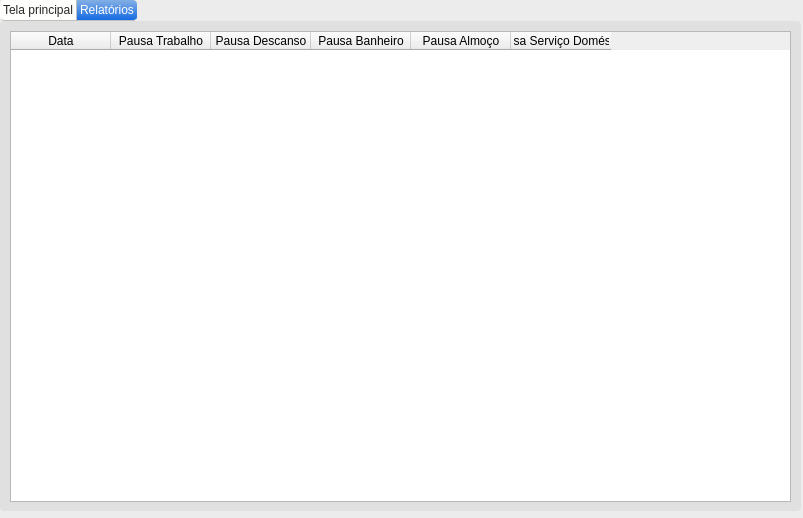
<?xml version="1.0" encoding="UTF-8"?>
<ui version="4.0">
 <class>MainWindow</class>
 <widget class="QMainWindow" name="MainWindow">
  <property name="geometry">
   <rect>
    <x>0</x>
    <y>0</y>
    <width>803</width>
    <height>518</height>
   </rect>
  </property>
  <property name="windowTitle">
   <string>Sistema de Ponto</string>
  </property>
  <property name="styleSheet">
   <string notr="true">/*
 * MacOS Style Sheet for QT Applications
 * Author: Jaime A. Quiroga P.
 * Company: GTRONICK
 * Last updated: 25/12/2020, 23:10.
 * Available at: https://github.com/GTRONICK/QSS/blob/master/MacOS.qss
 */
QMainWindow {
    background-color:#ececec;
}
QPushButton, QToolButton, QCommandLinkButton{
    padding: 0 5px 0 5px;
    border-style: solid;
    border-top-color: qlineargradient(spread:pad, x1:0, y1:0, x2:0, y2:1, stop:0 #c1c9cf, stop:1 #d2d8dd);
    border-right-color: qlineargradient(spread:pad, x1:1, y1:0, x2:0, y2:0, stop:0 #c1c9cf, stop:1 #d2d8dd);
    border-bottom-color: qlineargradient(spread:pad, x1:0, y1:1, x2:0, y2:0, stop:0 #c1c9cf, stop:1 #d2d8dd);
    border-left-color: qlineargradient(spread:pad, x1:0, y1:0, x2:1, y2:0, stop:0 #c1c9cf, stop:1 #d2d8dd);
    border-width: 2px;
    border-radius: 8px;
    color: #616161;
    font-weight: bold;
    background-color: qlineargradient(spread:pad, x1:0.5, y1:0, x2:0.5, y2:1, stop:0 #fbfdfd, stop:0.5 #ffffff, stop:1 #fbfdfd);
}
QPushButton::default, QToolButton::default, QCommandLinkButton::default{
    border: 2px solid transparent;
    color: #FFFFFF;
    background-color: qlineargradient(spread:pad, x1:0.5, y1:0, x2:0.5, y2:1, stop:0 #84afe5, stop:1 #1168e4);
}
QPushButton:hover, QToolButton:hover, QCommandLinkButton:hover{
    color: #3d3d3d;
}
QPushButton:pressed, QToolButton:pressed, QCommandLinkButton:pressed{
    color: #aeaeae;
    background-color: qlineargradient(spread:pad, x1:0.5, y1:0, x2:0.5, y2:1, stop:0 #ffffff, stop:0.5 #fbfdfd, stop:1 #ffffff);
}
QPushButton:disabled, QToolButton:disabled, QCommandLinkButton:disabled{
    color: #616161;
    background-color: qlineargradient(spread:pad, x1:0.5, y1:0, x2:0.5, y2:1, stop:0 #dce7eb, stop:0.5 #e0e8eb, stop:1 #dee7ec);
}
QLineEdit, QTextEdit, QPlainTextEdit, QSpinBox, QDoubleSpinBox, QTimeEdit, QDateEdit, QDateTimeEdit {
    border-width: 2px;
    border-radius: 8px;
    border-style: solid;
    border-top-color: qlineargradient(spread:pad, x1:0.5, y1:1, x2:0.5, y2:0, stop:0 #c1c9cf, stop:1 #d2d8dd);
    border-right-color: qlineargradient(spread:pad, x1:0, y1:0, x2:1, y2:0, stop:0 #c1c9cf, stop:1 #d2d8dd);
    border-bottom-color: qlineargradient(spread:pad, x1:0.5, y1:0, x2:0.5, y2:1, stop:0 #c1c9cf, stop:1 #d2d8dd);
    border-left-color: qlineargradient(spread:pad, x1:1, y1:0, x2:0, y2:0, stop:0 #c1c9cf, stop:1 #d2d8dd);
    background-color: #f4f4f4;
    color: #3d3d3d;
}
QLineEdit:focus, QTextEdit:focus, QPlainTextEdit:focus, QSpinBox:focus, QDoubleSpinBox:focus, QTimeEdit:focus, QDateEdit:focus, QDateTimeEdit:focus {
    border-width: 2px;
    border-radius: 8px;
    border-style: solid;
    border-top-color: qlineargradient(spread:pad, x1:0.5, y1:1, x2:0.5, y2:0, stop:0 #85b7e3, stop:1 #9ec1db);
    border-right-color: qlineargradient(spread:pad, x1:0, y1:0, x2:1, y2:0, stop:0 #85b7e3, stop:1 #9ec1db);
    border-bottom-color: qlineargradient(spread:pad, x1:0.5, y1:0, x2:0.5, y2:1, stop:0 #85b7e3, stop:1 #9ec1db);
    border-left-color: qlineargradient(spread:pad, x1:1, y1:0, x2:0, y2:0, stop:0 #85b7e3, stop:1 #9ec1db);
    background-color: #f4f4f4;
    color: #3d3d3d;
}
QLineEdit:disabled, QTextEdit:disabled, QPlainTextEdit:disabled, QSpinBox:disabled, QDoubleSpinBox:disabled, QTimeEdit:disabled, QDateEdit:disabled, QDateTimeEdit:disabled {
    color: #b9b9b9;
}
QSpinBox::up-button, QDoubleSpinBox::up-button, QTimeEdit::up-button, QDateEdit::up-button, QDateTimeEdit::up-button {
    subcontrol-origin: padding;
    subcontrol-position: top right;
    width: 15px;
    color: #272727;
    border-left-width: 1px;
    border-left-color: darkgray;
    border-left-style: solid;
    border-top-right-radius: 3px;
    padding: 3px;
}
QSpinBox::down-button, QDoubleSpinBox::down-button, QTimeEdit::down-button, QDateEdit::down-button, QDateTimeEdit::down-button {
    subcontrol-origin: padding;
    subcontrol-position: bottom right;
    width: 15px;
    color: #272727;
    border-left-width: 1px;
    border-left-color: darkgray;
    border-left-style: solid;
    border-bottom-right-radius: 3px;
    padding: 3px;
}
QSpinBox::up-button:pressed, QDoubleSpinBox::up-button:pressed, QTimeEdit::up-button:pressed, QDateEdit::up-button:pressed, QDateTimeEdit::up-button:pressed {
    color: #aeaeae;
    background-color: qlineargradient(spread:pad, x1:0.5, y1:0, x2:0.5, y2:1, stop:0 #ffffff, stop:0.5 #fbfdfd, stop:1 #ffffff);
}
QSpinBox::down-button:pressed, QDoubleSpinBox::down-button:pressed, QTimeEdit::down-button:pressed, QDateEdit::down-button:pressed, QDateTimeEdit::down-button:pressed {
    color: #aeaeae;
    background-color: qlineargradient(spread:pad, x1:0.5, y1:0, x2:0.5, y2:1, stop:0 #ffffff, stop:0.5 #fbfdfd, stop:1 #ffffff);
}
QSpinBox::up-button:hover, QDoubleSpinBox::up-button:hover, QTimeEdit::up-button:hover, QDateEdit::up-button:hover, QDateTimeEdit::up-button:hover {
    color: #FFFFFF;
    border-top-right-radius: 5px;
    background-color: qlineargradient(spread:pad, x1:0.5, y1:0, x2:0.5, y2:1, stop:0 #84afe5, stop:1 #1168e4);
    
}
QSpinBox::down-button:hover, QDoubleSpinBox::down-button:hover, QTimeEdit::down-button:hover, QDateEdit::down-button:hover, QDateTimeEdit::down-button:hover {
    color: #FFFFFF;
    border-bottom-right-radius: 5px;
    background-color: qlineargradient(spread:pad, x1:0.5, y1:0, x2:0.5, y2:1, stop:0 #84afe5, stop:1 #1168e4);
}
QSpinBox::up-arrow, QDoubleSpinBox::up-arrow, QTimeEdit::up-arrow, QDateEdit::up-arrow, QDateTimeEdit::up-arrow {
    image: url(/usr/share/icons/Adwaita/16x16/actions/go-up-symbolic.symbolic.png);
}
QSpinBox::down-arrow, QDoubleSpinBox::down-arrow, QTimeEdit::down-arrow, QDateEdit::down-arrow, QDateTimeEdit::down-arrow {
    image: url(/usr/share/icons/Adwaita/16x16/actions/go-down-symbolic.symbolic.png);
}
QProgressBar {
    max-height: 8px;
    text-align: center;
    font: italic bold 11px;
    color: #3d3d3d;
    border: 1px solid transparent;
    border-radius:4px;
    background-color: qlineargradient(spread:pad, x1:0, y1:0, x2:0, y2:1, stop:0 #ddd5d5, stop:0.5 #dad3d3, stop:1 #ddd5d5);
}
QProgressBar::chunk {
    background-color: qlineargradient(spread:pad, x1:0, y1:0, x2:0, y2:1, stop:0 #467dd1, stop:0.5 #3b88fc, stop:1 #467dd1);
    border-radius: 4px;
}
QProgressBar:disabled {
    color: #616161;
}
QProgressBar::chunk:disabled {
    background-color: #aeaeae;
}
QSlider::groove {
    border: 1px solid #bbbbbb;
    background-color: #52595d;
    border-radius: 4px;
}
QSlider::groove:horizontal {
    height: 6px;
}
QSlider::groove:vertical {
    width: 6px;
}
QSlider::handle:horizontal {
    background: #ffffff;
    border-style: solid;
    border-width: 1px;
    border-color: rgb(207,207,207);
    width: 12px;
    margin: -5px 0;
    border-radius: 7px;
}
QSlider::handle:vertical {
    background: #ffffff;
    border-style: solid;
    border-width: 1px;
    border-color: rgb(207,207,207);
    height: 12px;
    margin: 0 -5px;
    border-radius: 7px;
}
QSlider::add-page, QSlider::sub-page {
    border: 1px transparent;
    background-color: #52595d;
    border-radius: 4px;
}
QSlider::add-page:horizontal {
    background: qlineargradient(spread:pad, x1:0, y1:0, x2:0, y2:1, stop:0 #ddd5d5, stop:0.5 #dad3d3, stop:1 #ddd5d5);
}
QSlider::sub-page:horizontal {
    background-color: qlineargradient(spread:pad, x1:0, y1:0, x2:1, y2:0, stop:0 #467dd1, stop:0.5 #3b88fc, stop:1 #467dd1);
}
QSlider::add-page:vertical {
    background-color: qlineargradient(spread:pad, x1:0, y1:0, x2:0, y2:1, stop:0 #467dd1, stop:0.5 #3b88fc, stop:1 #467dd1);
}
QSlider::sub-page:vertical {
    background: qlineargradient(spread:pad, x1:0, y1:0, x2:1, y2:0, stop:0 #ddd5d5, stop:0.5 #dad3d3, stop:1 #ddd5d5);
}
QSlider::add-page:horizontal:disabled, QSlider::sub-page:horizontal:disabled, QSlider::add-page:vertical:disabled, QSlider::sub-page:vertical:disabled {
    background: #b9b9b9;
}
QComboBox, QFontComboBox {
    border-width: 2px;
    border-radius: 8px;
    border-style: solid;
    border-top-color: qlineargradient(spread:pad, x1:0.5, y1:1, x2:0.5, y2:0, stop:0 #c1c9cf, stop:1 #d2d8dd);
    border-right-color: qlineargradient(spread:pad, x1:0, y1:0, x2:1, y2:0, stop:0 #c1c9cf, stop:1 #d2d8dd);
    border-bottom-color: qlineargradient(spread:pad, x1:0.5, y1:0, x2:0.5, y2:1, stop:0 #c1c9cf, stop:1 #d2d8dd);
    border-left-color: qlineargradient(spread:pad, x1:1, y1:0, x2:0, y2:0, stop:0 #c1c9cf, stop:1 #d2d8dd);
    background-color: #f4f4f4;
    color: #272727;
    padding-left: 5px;
}
QComboBox:editable, QComboBox:!editable, QComboBox::drop-down:editable, QComboBox:!editable:on, QComboBox::drop-down:editable:on {
    background: #ffffff;
}
QComboBox::drop-down {
    subcontrol-origin: padding;
    subcontrol-position: top right;
    width: 15px;
    color: #272727;
    border-left-width: 1px;
    border-left-color: darkgray;
    border-left-style: solid;
    border-top-right-radius: 3px;
    border-bottom-right-radius: 3px;
}
QComboBox::down-arrow {
    image: url(/usr/share/icons/Adwaita/16x16/actions/go-down-symbolic.symbolic.png); /*Adawaita icon thene*/
}

QComboBox::down-arrow:on {
    top: 1px;
    left: 1px;
}
QComboBox QAbstractItemView {
    border: 1px solid darkgray;
    border-radius: 8px;
    selection-background-color: #dadada;
    selection-color: #272727;
    color: #272727;
    background: white;
}
QLabel, QCheckBox, QRadioButton {
    color: #272727;
}
QCheckBox {
    padding: 2px;
}
QCheckBox:disabled, QRadioButton:disabled {
    color: #808086;
    padding: 2px;
}

QCheckBox:hover {
    border-radius:4px;
    border-style:solid;
    padding-left: 1px;
    padding-right: 1px;
    padding-bottom: 1px;
    padding-top: 1px;
    border-width:1px;
    border-color: transparent;
}
QCheckBox::indicator:checked {
    image: url(/usr/share/icons/Adwaita/16x16/actions/object-select-symbolic.symbolic.png);
    height: 15px;
    width: 15px;
    border-style:solid;
    border-width: 1px;
    border-color: #48a5fd;
    color: #ffffff;
    border-radius: 3px;
    background-color: qlineargradient(spread:pad, x1:0, y1:0, x2:0, y2:1, stop:0 #48a5fd, stop:0.5 #329cfb, stop:1 #48a5fd);
}
QCheckBox::indicator:unchecked {
    
    height: 15px;
    width: 15px;
    border-style:solid;
    border-width: 1px;
    border-color: #48a5fd;
    border-radius: 3px;
    background-color: #fbfdfa;
}
QLCDNumber {
    color: #616161;;
}
QMenuBar {
    background-color: #ececec;
}
QMenuBar::item {
    color: #616161;
    spacing: 3px;
    padding: 1px 4px;
    background-color: #ececec;
}

QMenuBar::item:selected {
    background-color: #dadada;
    color: #3d3d3d;
}
QMenu {
    background-color: #ececec;
}
QMenu::item:selected {
    background-color: #dadada;
    color: #3d3d3d;
}
QMenu::item {
    color: #616161;;
    background-color: #e0e0e0;
}
QTabWidget {
    color:rgb(0,0,0);
    background-color:#000000;
}
QTabWidget::pane {
    border-color: #050a0e;
    background-color: #e0e0e0;
    border-width: 1px;
    border-radius: 4px;
    position: absolute;
    top: -0.5em;
    padding-top: 0.5em;
}

QTabWidget::tab-bar {
    alignment: center;
}

QTabBar::tab {
    border-bottom: 1px solid #c0c0c0;
    padding: 3px;
    color: #272727;
    background-color: #fefefc;
    margin-left:0px;
}
QTabBar::tab:!last {
    border-right: 1px solid;
    border-right-color: #c0c0c0;
    border-bottom-color: #c0c0c0;
}
QTabBar::tab:first {
    border-top-left-radius: 4px;
    border-bottom-left-radius: 4px;
}
QTabBar::tab:last {
    border-top-right-radius: 4px;
    border-bottom-right-radius: 4px;
}
QTabBar::tab:selected, QTabBar::tab:last:selected, QTabBar::tab:hover {
    color: #FFFFFF;
    background-color: qlineargradient(spread:pad, x1:0.5, y1:0, x2:0.5, y2:1, stop:0 #84afe5, stop:1 #1168e4);
}
QRadioButton::indicator {
    height: 14px;
    width: 14px;
    border-style:solid;
    border-radius:7px;
    border-width: 1px;
}
QRadioButton::indicator:checked {
    border-color: #48a5fd;
    background-color: qradialgradient(cx:0.5, cy:0.5, radius:0.4,fx:0.5, fy:0.5, stop:0 #ffffff, stop:0.5 #ffffff, stop:0.6 #48a5fd, stop:1 #48a5fd);
}
QRadioButton::indicator:!checked {
    border-color: #a9b7c6;
    background-color: #fbfdfa;
}
QStatusBar {
    color:#027f7f;
}

QDial {
    background: #16a085;
}

QToolBox {
    color: #a9b7c6;
    background-color: #222b2e;
}
QToolBox::tab {
    color: #a9b7c6;
    background-color:#222b2e;
}
QToolBox::tab:selected {
    color: #FFFFFF;
    background-color:#222b2e;
}
QScrollArea {
    color: #FFFFFF;
    background-color:#222b2e;
}

QScrollBar:horizontal {
	max-height: 10px;
	border: 1px transparent grey;
	margin: 0px 20px 0px 20px;
	background: transparent;
}
QScrollBar:vertical {
	max-width: 10px;
	border: 1px transparent grey;
	margin: 20px 0px 20px 0px;
	background: transparent;
}
QScrollBar::handle:vertical, QScrollBar::handle:horizontal {
	background: #52595d;
	border-style: transparent;
	border-radius: 4px;
	min-height: 25px;
}
QScrollBar::handle:horizontal:hover, QScrollBar::handle:vertical:hover {
	background: qlineargradient(spread:pad, x1:0, y1:0, x2:1, y2:0, stop:0 #467dd1, stop:0.5 #3b88fc, stop:1 #467dd1);
}
QScrollBar::add-line, QScrollBar::sub-line {
    border: 2px transparent grey;
    border-radius: 4px;
    subcontrol-origin: margin;
    background: #b9b9b9;
}
QScrollBar::add-line:horizontal {
    width: 20px;
    subcontrol-position: right;
}
QScrollBar::add-line:vertical {
    height: 20px;
    subcontrol-position: bottom;
}
QScrollBar::sub-line:horizontal {
    width: 20px;
    subcontrol-position: left;
}
QScrollBar::sub-line:vertical {
    height: 20px;
    subcontrol-position: top;
}
QScrollBar::add-line:vertical:pressed, QScrollBar::add-line:horizontal:pressed, QScrollBar::sub-line:horizontal:pressed, QScrollBar::sub-line:vertical:pressed {
    background: qlineargradient(spread:pad, x1:0, y1:0, x2:1, y2:0, stop:0 #467dd1, stop:0.5 #3b88fc, stop:1 #467dd1);
}
QScrollBar::add-page:horizontal, QScrollBar::sub-page:horizontal, QScrollBar::add-page:vertical, QScrollBar::sub-page:vertical {
    background: none;
}
QScrollBar::up-arrow:vertical {
    image: url(/usr/share/icons/Adwaita/16x16/actions/go-up-symbolic.symbolic.png);
}
QScrollBar::down-arrow:vertical {
    image: url(/usr/share/icons/Adwaita/16x16/actions/go-down-symbolic.symbolic.png);
}
QScrollBar::left-arrow:horizontal {
    image: url(/usr/share/icons/Adwaita/16x16/actions/go-previous-symbolic.symbolic.png);
}
QScrollBar::right-arrow:horizontal {
    image: url(/usr/share/icons/Adwaita/16x16/actions/go-next-symbolic.symbolic.png);
}
</string>
  </property>
  <widget class="QWidget" name="centralwidget">
   <widget class="QTabWidget" name="tabWidget">
    <property name="geometry">
     <rect>
      <x>0</x>
      <y>0</y>
      <width>801</width>
      <height>511</height>
     </rect>
    </property>
    <property name="currentIndex">
     <number>1</number>
    </property>
    <widget class="QWidget" name="tab">
     <attribute name="title">
      <string>Tela principal</string>
     </attribute>
     <widget class="QComboBox" name="combo">
      <property name="geometry">
       <rect>
        <x>220</x>
        <y>350</y>
        <width>391</width>
        <height>51</height>
       </rect>
      </property>
      <property name="font">
       <font>
        <pointsize>14</pointsize>
       </font>
      </property>
      <item>
       <property name="text">
        <string>Trabalho</string>
       </property>
      </item>
      <item>
       <property name="text">
        <string>Pausa Descanso</string>
       </property>
      </item>
      <item>
       <property name="text">
        <string>Pausa Banheiro</string>
       </property>
      </item>
      <item>
       <property name="text">
        <string>Pausa Almoço</string>
       </property>
      </item>
      <item>
       <property name="text">
        <string>Pausa Serviço doméstico</string>
       </property>
      </item>
     </widget>
     <widget class="QPushButton" name="btn_iniciar">
      <property name="geometry">
       <rect>
        <x>220</x>
        <y>290</y>
        <width>191</width>
        <height>51</height>
       </rect>
      </property>
      <property name="font">
       <font>
        <pointsize>14</pointsize>
        <weight>75</weight>
        <bold>true</bold>
       </font>
      </property>
      <property name="text">
       <string>Inciar</string>
      </property>
     </widget>
     <widget class="QLabel" name="label_vazia">
      <property name="geometry">
       <rect>
        <x>320</x>
        <y>120</y>
        <width>161</width>
        <height>51</height>
       </rect>
      </property>
      <property name="font">
       <font>
        <pointsize>24</pointsize>
       </font>
      </property>
      <property name="text">
       <string>00:00:00</string>
      </property>
     </widget>
     <widget class="QLabel" name="tempo_logado">
      <property name="geometry">
       <rect>
        <x>300</x>
        <y>70</y>
        <width>201</width>
        <height>41</height>
       </rect>
      </property>
      <property name="font">
       <font>
        <family>Impact</family>
        <pointsize>20</pointsize>
       </font>
      </property>
      <property name="text">
       <string>Tempo Logado</string>
      </property>
     </widget>
     <widget class="QPushButton" name="btn_finalizar">
      <property name="geometry">
       <rect>
        <x>420</x>
        <y>290</y>
        <width>191</width>
        <height>51</height>
       </rect>
      </property>
      <property name="font">
       <font>
        <pointsize>14</pointsize>
        <weight>75</weight>
        <bold>true</bold>
       </font>
      </property>
      <property name="text">
       <string>Finalizar</string>
      </property>
     </widget>
    </widget>
    <widget class="QWidget" name="tab_2">
     <attribute name="title">
      <string>Relatórios</string>
     </attribute>
     <widget class="QTableWidget" name="tabela">
      <property name="geometry">
       <rect>
        <x>10</x>
        <y>10</y>
        <width>781</width>
        <height>471</height>
       </rect>
      </property>
      <column>
       <property name="text">
        <string notr="true">Data</string>
       </property>
      </column>
      <column>
       <property name="text">
        <string>Pausa Trabalho</string>
       </property>
      </column>
      <column>
       <property name="text">
        <string>Pausa Descanso</string>
       </property>
      </column>
      <column>
       <property name="text">
        <string>Pausa Banheiro</string>
       </property>
      </column>
      <column>
       <property name="text">
        <string>Pausa Almoço</string>
       </property>
      </column>
      <column>
       <property name="text">
        <string>Pausa Serviço Doméstico</string>
       </property>
      </column>
     </widget>
    </widget>
   </widget>
  </widget>
 </widget>
 <resources/>
 <connections/>
</ui>
